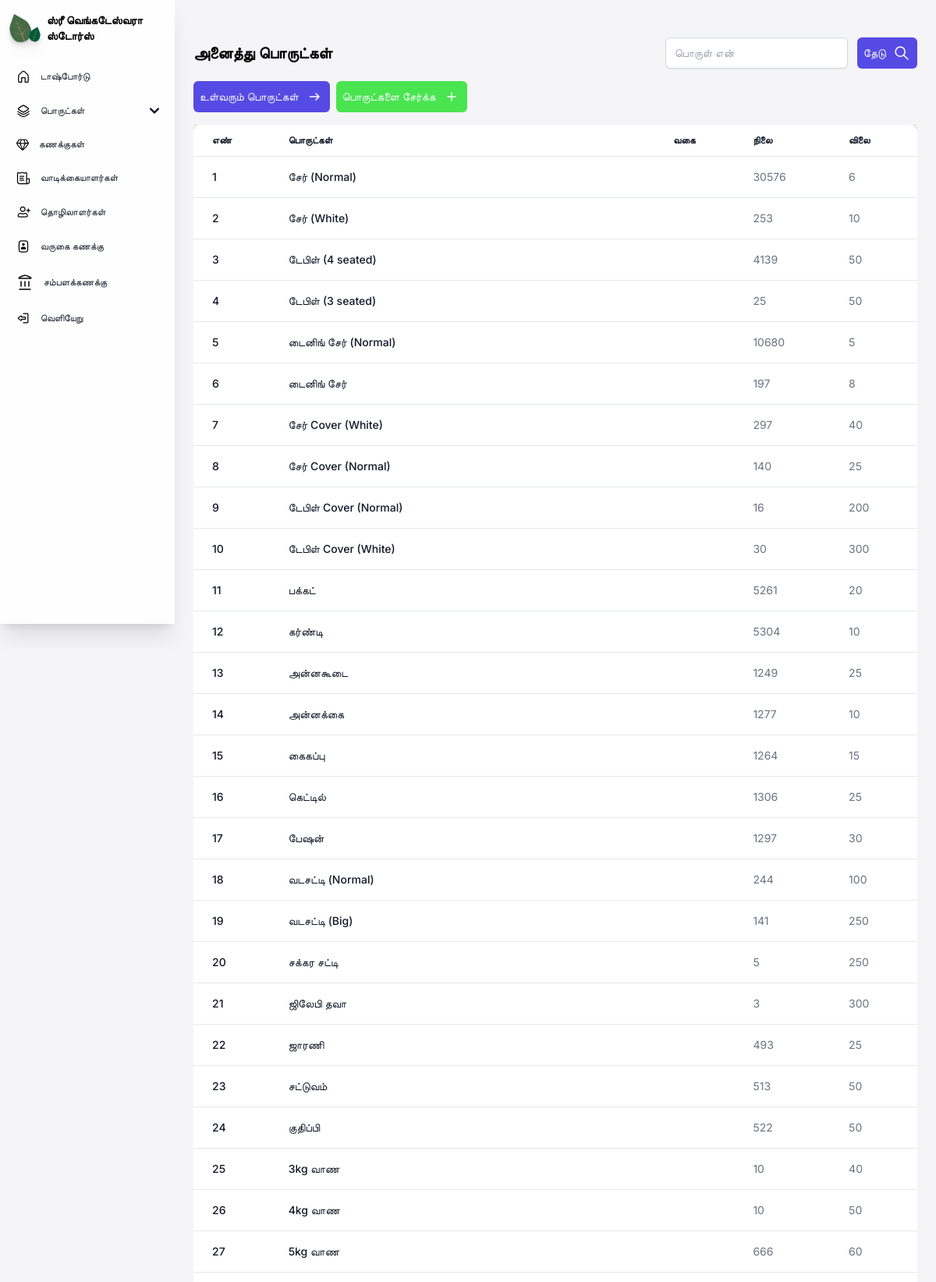
Screenshot of /stocks/ (upper part) with the database file from the repository.
### core/models.py (models this page shows, shortened)
class stock(models.Model):
    productname = models.CharField(max_length=70, db_index=True)
    category = models.CharField(max_length=50, blank=True)
    maximumstock = models.PositiveIntegerField()
    quantity = models.PositiveIntegerField()
    price = models.PositiveIntegerField()

### core/views.py (the view)
# urls.py: path('stocks/', cvs.stocks),
def stocks(request):
    stocks = stock.objects.all()
    if request.method == 'POST':
        i = request.POST.get('id')
        c = stock.objects.filter(Q(id__icontains=i) | Q(productname__icontains = i))
        print(c)
        return render(request, "core/stocks.html", {'stocks':c})
    return render(request, "core/stocks.html", {'stocks':stocks})

### core/templates/core/stocks.html (shortened to what this page needs)
{% load static %}
{% load static tailwind_tags%}
<!DOCTYPE html>
<html lang="en">
<head>
    <link href="https://cdnjs.cloudflare.com/ajax/libs/flowbite/2.3.0/flowbite.min.css" rel="stylesheet" />
    {% tailwind_css %}
</head>
<body class="font-inter bg-[#F5F5F7] max-w-full h-[100%]">
<section class="sm:ml-56 px-6 pb-4 max-w-full min-h-[100%]">
    <div class="relative">
    {% include 'core/navigation.html' %}
    </div>
    <div class="flex justify-between flex-wrap w-full items-center sm:mt-12 mt-6 gap-4">
        <div>
            <p class="font-inter font-semibold text-xl">அனைத்து பொருட்கள்</p>
        </div>
        <form method="POST">
            <div class="searchbar w-full flex gap-3 sm:flex-wrap">
                    <input id="customer" name="id" autocomplete="off" type="text" required placeholder="பொருள் என்" class="block rounded-md border-0 py-1.5 text-gray-900 shadow-sm ring-1 ring-inset ring-gray-300 placeholder:text-gray-400 focus:ring-2 focus:ring-inset focus:ring-indigo-600 sm:text-sm sm:leading-6">
                    <button class="px-2 py-2 bg-[#564AE4] flex items-center rounded-md gap-2 text-slate-50 text-sm">
                        தேடு
                        <img src="{% static  'images/Search.svg' %}" alt="plus">
                    </button>
            </div>
        </form>
    </div>
    <main class="mt-4 min-w-full h-full">
    <div class="flex justify-between mt-2 items-center gap-2 flex-wrap">
    <div class="flex gap-2">
        <a href="/incomingstocks">
        <button class="px-2 py-2 bg-[#564AE4] flex items-center rounded-md gap-2 text-slate-50 text-sm">
            உள்வரும் பொருட்கள்
            <img src="{% static  'images/Arrow right.svg' %}" alt="plus">
        </button>
        </a>
        <a href="/addstock">
        <button class="px-2 py-2 bg-[#4AE450] flex items-center rounded-md gap-2 text-slate-50 text-sm font-inter">
            பொருட்களை சேர்க்க
            <img src="{% static  'images/Plus.svg' %}" alt="plus">
        </button>
        </a>
    </div>
    </div>
        <div class="relative max-w-[100%] min-h-full overflow-x-scroll mt-4 rounded-md bg-red-500">
            <table class="text-sm text-left min-h-full text-gray-500 bg-white dark:text-gray-400 rounded-md shadow-md overflow-x-auto w-full">
                <thead class="border-b text-xs text-gray-900 uppercase dark:text-gray-400">
                    <tr>
                        <th scope="col" class="px-6 py-3">
                            எண்
                        </th>
                        <th scope="col" class="px-6 py-3">
                            பொருட்கள்
                        </th>
                        <th scope="col" class="px-6 py-3">
                            வகை
                        </th>
                        <th scope="col" class="px-6 py-3">
                            நிலை
                        </th>
                        <th scope="col" class="px-6 py-3">
                            விலை
                        </th>
                    </tr>
                </thead>
                <tbody>
                    {% for stock in stocks %}
                    <tr class="border-b">
                        <th scope="row" class="hover:underline px-6 py-4 font-medium text-gray-900 whitespace-nowrap">
                            <a href="{% url 'editstock' stock.id%}">
                            {{stock.id}}
                            </a>
                        </th>
                        <th scope="row" class="hover:underline px-6 py-4 font-medium text-gray-900 whitespace-nowrap">
                            <a href="{% url 'editstock' stock.id%}">
                            {{stock.productname}}
                            </a>
                        </th>
                        <td class="px-6 py-4">
                        </td>
                        <td class="px-6 py-4">
                            {{stock.quantity}}
                        </td>
                        <td class="px-6 py-4">
                            {{stock.price}}
                        </td>
                    </tr>
                    {% endfor %}
                </tbody>
            </table>
        </div>
    </main>
</section>
</body>
</html>

### rows the page displays
stock: id "1", productname "சேர் (Normal)", quantity "30576", price "6"
stock: id "2", productname "சேர் (White)", quantity "253", price "10"
stock: id "3", productname "டேபிள் (4 seated)", quantity "4139", price "50"
stock: id "4", productname "டேபிள் (3 seated)", quantity "25", price "50"
stock: id "5", productname "டைனிங் சேர் (Normal)", quantity "10680", price "5"
stock: id "6", productname "டைனிங் சேர்", quantity "197", price "8"
stock: id "7", productname "சேர் Cover (White)", quantity "297", price "40"
stock: id "8", productname "சேர் Cover (Normal)", quantity "140", price "25"
stock: id "9", productname "டேபிள் Cover (Normal)", quantity "16", price "200"
stock: id "10", productname "டேபிள் Cover (White)", quantity "30", price "300"
stock: id "11", productname "பக்கட்", quantity "5261", price "20"
stock: id "12", productname "கர்ண்டி", quantity "5304", price "10"
stock: id "13", productname "அன்னகூடை", quantity "1249", price "25"
stock: id "14", productname "அன்னக்கை", quantity "1277", price "10"
stock: id "15", productname "கைகப்பு", quantity "1264", price "15"
stock: id "16", productname "கெட்டில்", quantity "1306", price "25"
stock: id "17", productname "பேஷன்", quantity "1297", price "30"
stock: id "18", productname "வடசட்டி (Normal)", quantity "244", price "100"
stock: id "19", productname "வடசட்டி (Big)", quantity "141", price "250"
stock: id "20", productname "சக்கர சட்டி", quantity "5", price "250"
stock: id "21", productname "ஜிலேபி தவா", quantity "3", price "300"
stock: id "22", productname "ஜாரணி", quantity "493", price "25"
stock: id "23", productname "சட்டுவம்", quantity "513", price "50"
stock: id "24", productname "குதிப்பி", quantity "522", price "50"
stock: id "25", productname "3kg வாண", quantity "10", price "40"
stock: id "26", productname "4kg வாண", quantity "10", price "50"
stock: id "27", productname "5kg வாண", quantity "666", price "60"
